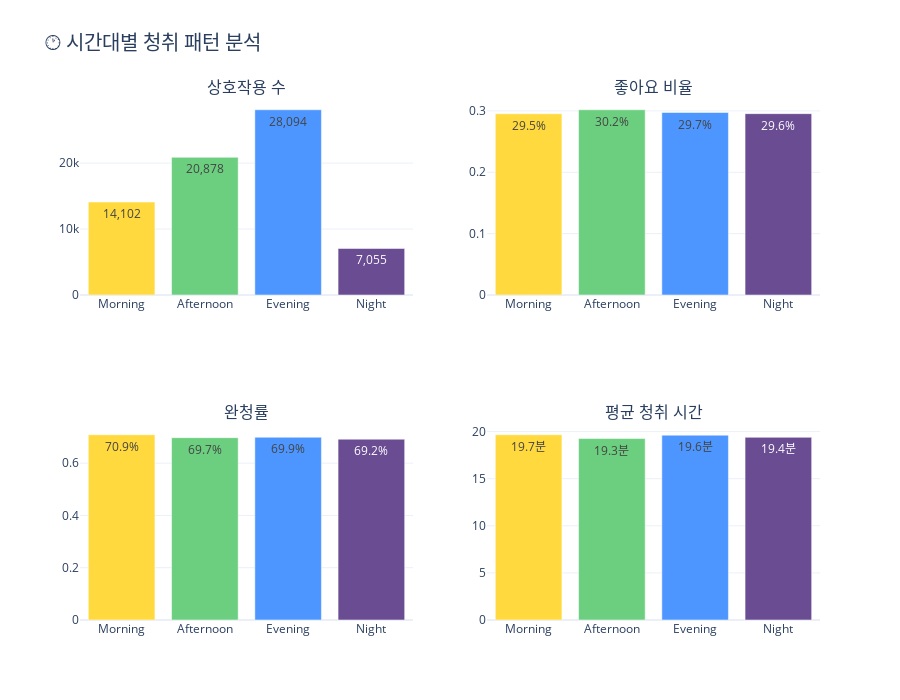

Write notebook code for a chart like this one.
### Code cell
# 시간대별 통계
time_stats = df.groupby('time_of_day').agg({
    'liked': 'mean',
    'finished_song': 'mean',
    'listening_time_mins': 'mean',
    'user_id': 'count'
}).rename(columns={'user_id': '상호작용수'})

time_order = ['Morning', 'Afternoon', 'Evening', 'Night']
time_stats = time_stats.loc[time_order]

# 서브플롯
fig = make_subplots(
    rows=2, cols=2,
    subplot_titles=('상호작용 수', '좋아요 비율', '완청률', '평균 청취 시간'),
    specs=[[{"type": "bar"}, {"type": "bar"}],
           [{"type": "bar"}, {"type": "bar"}]]
)

colors = ['#ffd93d', '#6bcf7f', '#4d96ff', '#6a4c93']

# 상호작용 수
fig.add_trace(
    go.Bar(x=time_order, y=time_stats['상호작용수'], marker_color=colors,
           text=[f"{int(v):,}" for v in time_stats['상호작용수']], textposition='auto'),
    row=1, col=1
)

# 좋아요 비율
fig.add_trace(
    go.Bar(x=time_order, y=time_stats['liked'], marker_color=colors,
           text=[f"{v:.1%}" for v in time_stats['liked']], textposition='auto'),
    row=1, col=2
)

# 완청률
fig.add_trace(
    go.Bar(x=time_order, y=time_stats['finished_song'], marker_color=colors,
           text=[f"{v:.1%}" for v in time_stats['finished_song']], textposition='auto'),
    row=2, col=1
)

# 평균 청취 시간
fig.add_trace(
    go.Bar(x=time_order, y=time_stats['listening_time_mins'], marker_color=colors,
           text=[f"{v:.1f}분" for v in time_stats['listening_time_mins']], textposition='auto'),
    row=2, col=2
)

fig.update_layout(height=700, title_text='🕐 시간대별 청취 패턴 분석', title_font_size=20, showlegend=False)
fig.show()

### Figure 1 — Plotly figure (JSON) as saved in the notebook; plotly's stock layout.template omitted (floating-point values rounded to 4 significant figures)
{"data": [{"marker": {"color": ["#ffd93d", "#6bcf7f", "#4d96ff", "#6a4c93"]}, "text": ["14,102", "20,878", "28,094", "7,055"], "textposition": "auto", "type": "bar", "x": ["Morning", "Afternoon", "Evening", "Night"], "xaxis": "x", "y": [14102, 20878, 28094, 7055], "yaxis": "y"}, {"marker": {"color": ["#ffd93d", "#6bcf7f", "#4d96ff", "#6a4c93"]}, "text": ["29.5%", "30.2%", "29.7%", "29.6%"], "textposition": "auto", "type": "bar", "x": ["Morning", "Afternoon", "Evening", "Night"], "xaxis": "x2", "y": [0.2953, 0.3019, 0.2974, 0.2955], "yaxis": "y2"}, {"marker": {"color": ["#ffd93d", "#6bcf7f", "#4d96ff", "#6a4c93"]}, "text": ["70.9%", "69.7%", "69.9%", "69.2%"], "textposition": "auto", "type": "bar", "x": ["Morning", "Afternoon", "Evening", "Night"], "xaxis": "x3", "y": [0.7087, 0.6975, 0.699, 0.6917], "yaxis": "y3"}, {"marker": {"color": ["#ffd93d", "#6bcf7f", "#4d96ff", "#6a4c93"]}, "text": ["19.7분", "19.3분", "19.6분", "19.4분"], "textposition": "auto", "type": "bar", "x": ["Morning", "Afternoon", "Evening", "Night"], "xaxis": "x4", "y": [19.67, 19.26, 19.62, 19.39], "yaxis": "y4"}], "layout": {"annotations": [{"font": {"size": 16}, "showarrow": false, "text": "상호작용 수", "x": 0.225, "xanchor": "center", "xref": "paper", "y": 1, "yanchor": "bottom", "yref": "paper"}, {"font": {"size": 16}, "showarrow": false, "text": "좋아요 비율", "x": 0.775, "xanchor": "center", "xref": "paper", "y": 1, "yanchor": "bottom", "yref": "paper"}, {"font": {"size": 16}, "showarrow": false, "text": "완청률", "x": 0.225, "xanchor": "center", "xref": "paper", "y": 0.375, "yanchor": "bottom", "yref": "paper"}, {"font": {"size": 16}, "showarrow": false, "text": "평균 청취 시간", "x": 0.775, "xanchor": "center", "xref": "paper", "y": 0.375, "yanchor": "bottom", "yref": "paper"}], "height": 700, "showlegend": false, "title": {"font": {"size": 20}, "text": "🕐 시간대별 청취 패턴 분석"}, "xaxis": {"anchor": "y", "domain": [0, 0.45]}, "xaxis2": {"anchor": "y2", "domain": [0.55, 1]}, "xaxis3": {"anchor": "y3", "domain": [0, 0.45]}, "xaxis4": {"anchor": "y4", "domain": [0.55, 1]}, "yaxis": {"anchor": "x", "domain": [0.625, 1]}, "yaxis2": {"anchor": "x2", "domain": [0.625, 1]}, "yaxis3": {"anchor": "x3", "domain": [0, 0.375]}, "yaxis4": {"anchor": "x4", "domain": [0, 0.375]}}}
